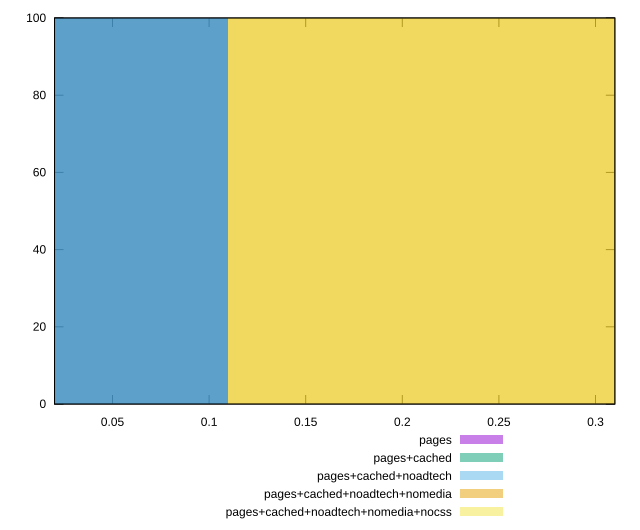

This figure's gnuplot source:
reset

$pages <<EOF
0 100
EOF

$pagesCached <<EOF
0 100
EOF

$pagesCachedNoadtech <<EOF
0 100
EOF

$pagesCachedNoadtechNomedia <<EOF
0.21965533261333825 100
EOF

$pagesCachedNoadtechNomediaNocss <<EOF
0.21965533261333825 100
EOF

set key outside below
set boxwidth 0.21965533261333825
set xrange [0.02:0.31]
set yrange [0:100]
set trange [0:100]
set style fill transparent solid 0.5 noborder
set terminal svg size 640, 530 enhanced background rgb 'white'
set output "report_00018_2021-02-10T15-25-16.877Z/uses-long-cache-ttl/comparison/histogram/all_score.svg"

plot $pages title "pages" with boxes, \
     $pagesCached title "pages+cached" with boxes, \
     $pagesCachedNoadtech title "pages+cached+noadtech" with boxes, \
     $pagesCachedNoadtechNomedia title "pages+cached+noadtech+nomedia" with boxes, \
     $pagesCachedNoadtechNomediaNocss title "pages+cached+noadtech+nomedia+nocss" with boxes

reset
